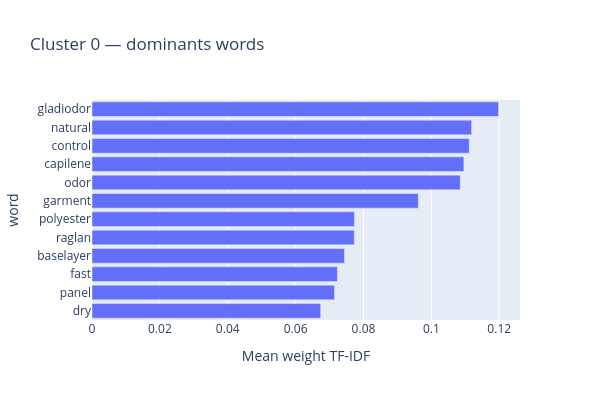
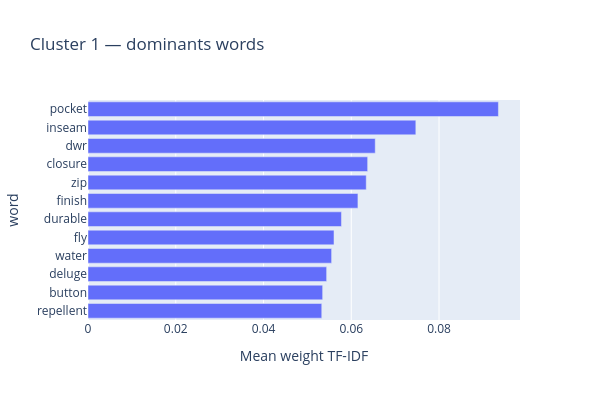
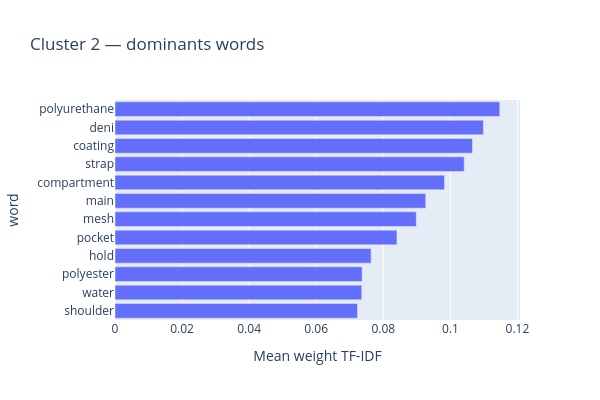
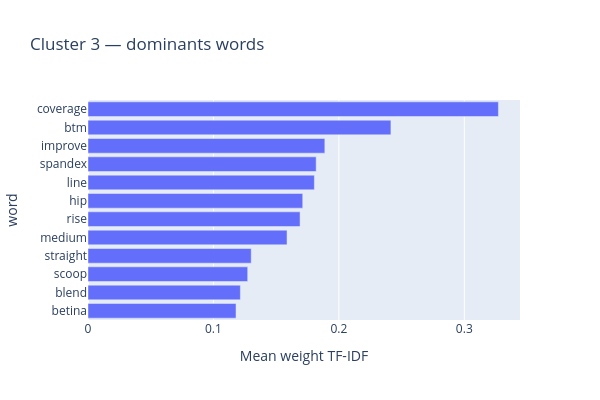

Source (notebook cell) for these figures, in order:
### Code cell
cluster_ids = np.unique(labels[labels != -1]) # Parcours tous les clusters sauf le bruit (-1)

for cluster_id in cluster_ids:
    mask = labels == cluster_id
    assert cluster_id != -1 and mask.any()

    X_cluster = tfidf_sublinear_matrix[mask]

    # weight TF-IDF moyen de chaque mot dans ce groupe
    weight = np.asarray(X_cluster.mean(axis=0)).ravel()
    top = np.argsort(weight)[::-1][:12]
    top = top[weight[top] > 0]

    words_cluster = pd.DataFrame({
        "word": words[top],
        "Mean weight TF-IDF": weight[top]
    })

    fig = px.bar(
        words_cluster,
        x="Mean weight TF-IDF",
        y="word",
        orientation="h",
        title=f"Cluster {cluster_id} — dominants words",
        height=400,
        width=600
    )
    fig.update_yaxes(categoryorder="total ascending")
    fig.show()

    # Descriptions les plus proches du centre moyen en distance cosinus
    center = np.asarray(X_cluster.mean(axis=0))
    similarites = cosine_similarity(X_cluster, center).ravel()

    positions = np.flatnonzero(mask)
    selection = positions[np.argsort(similarites)[::-1][:3]]

    print(f"Cluster {cluster_id} : {len(positions)} products")

    with pd.option_context("display.max_colwidth", None):
        display(reading.iloc[selection][["id", "text"]])

### Figure 1 — Plotly figure (JSON) as saved in the notebook; plotly's stock layout.template omitted (floating-point values rounded to 4 significant figures)
{"data": [{"hovertemplate": "Mean weight TF-IDF=%{x}<br>word=%{y}<extra></extra>", "legendgroup": "", "marker": {"color": "#636efa", "pattern": {"shape": ""}}, "name": "", "orientation": "h", "showlegend": false, "textposition": "auto", "type": "bar", "x": [0.1198, 0.1119, 0.1112, 0.1096, 0.1085, 0.09615, 0.07732, 0.07728, 0.07438, 0.07233, 0.07147, 0.06738], "xaxis": "x", "y": ["gladiodor", "natural", "control", "capilene", "odor", "garment", "polyester", "raglan", "baselayer", "fast", "panel", "dry"], "yaxis": "y"}], "layout": {"barmode": "relative", "height": 400, "legend": {"tracegroupgap": 0}, "title": {"text": "Cluster 0 — dominants words"}, "width": 600, "xaxis": {"anchor": "y", "domain": [0, 1], "title": {"text": "Mean weight TF-IDF"}}, "yaxis": {"anchor": "x", "categoryorder": "total ascending", "domain": [0, 1], "title": {"text": "word"}}}}

### Figure 2 — Plotly figure (JSON) as saved in the notebook; plotly's stock layout.template omitted (floating-point values rounded to 4 significant figures)
{"data": [{"hovertemplate": "Mean weight TF-IDF=%{x}<br>word=%{y}<extra></extra>", "legendgroup": "", "marker": {"color": "#636efa", "pattern": {"shape": ""}}, "name": "", "orientation": "h", "showlegend": false, "textposition": "auto", "type": "bar", "x": [0.09353, 0.07471, 0.06546, 0.06373, 0.06341, 0.06152, 0.05776, 0.05606, 0.05552, 0.05439, 0.05348, 0.05327], "xaxis": "x", "y": ["pocket", "inseam", "dwr", "closure", "zip", "finish", "durable", "fly", "water", "deluge", "button", "repellent"], "yaxis": "y"}], "layout": {"barmode": "relative", "height": 400, "legend": {"tracegroupgap": 0}, "title": {"text": "Cluster 1 — dominants words"}, "width": 600, "xaxis": {"anchor": "y", "domain": [0, 1], "title": {"text": "Mean weight TF-IDF"}}, "yaxis": {"anchor": "x", "categoryorder": "total ascending", "domain": [0, 1], "title": {"text": "word"}}}}

### Figure 3 — Plotly figure (JSON) as saved in the notebook; plotly's stock layout.template omitted (floating-point values rounded to 4 significant figures)
{"data": [{"hovertemplate": "Mean weight TF-IDF=%{x}<br>word=%{y}<extra></extra>", "legendgroup": "", "marker": {"color": "#636efa", "pattern": {"shape": ""}}, "name": "", "orientation": "h", "showlegend": false, "textposition": "auto", "type": "bar", "x": [0.1147, 0.1099, 0.1066, 0.1041, 0.09825, 0.09267, 0.08984, 0.08408, 0.07637, 0.07371, 0.07358, 0.07232], "xaxis": "x", "y": ["polyurethane", "deni", "coating", "strap", "compartment", "main", "mesh", "pocket", "hold", "polyester", "water", "shoulder"], "yaxis": "y"}], "layout": {"barmode": "relative", "height": 400, "legend": {"tracegroupgap": 0}, "title": {"text": "Cluster 2 — dominants words"}, "width": 600, "xaxis": {"anchor": "y", "domain": [0, 1], "title": {"text": "Mean weight TF-IDF"}}, "yaxis": {"anchor": "x", "categoryorder": "total ascending", "domain": [0, 1], "title": {"text": "word"}}}}

### Figure 4 — Plotly figure (JSON) as saved in the notebook; plotly's stock layout.template omitted (floating-point values rounded to 4 significant figures)
{"data": [{"hovertemplate": "Mean weight TF-IDF=%{x}<br>word=%{y}<extra></extra>", "legendgroup": "", "marker": {"color": "#636efa", "pattern": {"shape": ""}}, "name": "", "orientation": "h", "showlegend": false, "textposition": "auto", "type": "bar", "x": [0.3272, 0.2415, 0.1888, 0.1819, 0.1805, 0.1712, 0.1691, 0.1587, 0.1301, 0.1273, 0.1215, 0.118], "xaxis": "x", "y": ["coverage", "btm", "improve", "spandex", "line", "hip", "rise", "medium", "straight", "scoop", "blend", "betina"], "yaxis": "y"}], "layout": {"barmode": "relative", "height": 400, "legend": {"tracegroupgap": 0}, "title": {"text": "Cluster 3 — dominants words"}, "width": 600, "xaxis": {"anchor": "y", "domain": [0, 1], "title": {"text": "Mean weight TF-IDF"}}, "yaxis": {"anchor": "x", "categoryorder": "total ascending", "domain": [0, 1], "title": {"text": "word"}}}}
